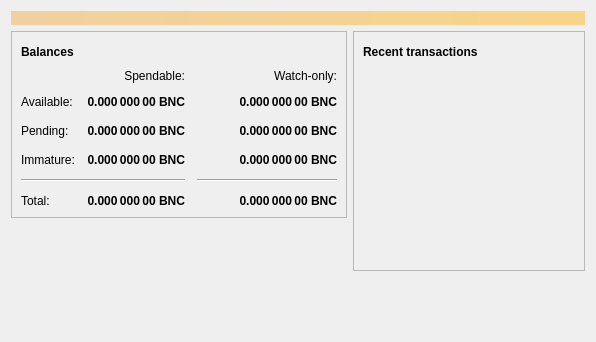
<?xml version="1.0" encoding="UTF-8"?>
<ui version="4.0">
 <class>OverviewPage</class>
 <widget class="QWidget" name="OverviewPage">
  <property name="geometry">
   <rect>
    <x>0</x>
    <y>0</y>
    <width>596</width>
    <height>342</height>
   </rect>
  </property>
  <property name="windowTitle">
   <string>Form</string>
  </property>
  <layout class="QVBoxLayout" name="topLayout">
   <item>
    <widget class="QLabel" name="labelAlerts">
     <property name="visible">
      <bool>false</bool>
     </property>
     <property name="styleSheet">
      <string notr="true">QLabel { background-color: qlineargradient(x1: 0, y1: 0, x2: 1, y2: 0, stop:0 #F0D0A0, stop:1 #F8D488); color:#000000; }</string>
     </property>
     <property name="wordWrap">
      <bool>true</bool>
     </property>
     <property name="margin">
      <number>3</number>
     </property>
     <property name="textInteractionFlags">
      <set>Qt::TextSelectableByMouse</set>
     </property>
    </widget>
   </item>
   <item>
    <layout class="QHBoxLayout" name="horizontalLayout" stretch="1,1">
     <item>
      <layout class="QVBoxLayout" name="verticalLayout_2">
       <item>
        <widget class="QFrame" name="frame">
         <property name="frameShape">
          <enum>QFrame::StyledPanel</enum>
         </property>
         <property name="frameShadow">
          <enum>QFrame::Raised</enum>
         </property>
         <layout class="QVBoxLayout" name="verticalLayout_4">
          <item>
           <layout class="QHBoxLayout" name="horizontalLayout_4">
            <item>
             <widget class="QLabel" name="label_5">
              <property name="font">
               <font>
                <weight>75</weight>
                <bold>true</bold>
               </font>
              </property>
              <property name="text">
               <string>Balances</string>
              </property>
             </widget>
            </item>
            <item>
             <widget class="QPushButton" name="labelWalletStatus">
              <property name="enabled">
               <bool>true</bool>
              </property>
              <property name="maximumSize">
               <size>
                <width>30</width>
                <height>16777215</height>
               </size>
              </property>
              <property name="toolTip">
               <string>The displayed information may be out of date. Your wallet automatically synchronizes with the BillionaerCoin network after a connection is established, but this process has not completed yet.</string>
              </property>
              <property name="text">
               <string/>
              </property>
              <property name="icon">
               <iconset resource="../bitcoin.qrc">
                <normaloff>:/icons/warning</normaloff>
                <disabledoff>:/icons/warning</disabledoff>:/icons/warning</iconset>
              </property>
              <property name="iconSize">
               <size>
                <width>24</width>
                <height>24</height>
               </size>
              </property>
              <property name="flat">
               <bool>true</bool>
              </property>
             </widget>
            </item>
            <item>
             <spacer name="horizontalSpacer_3">
              <property name="orientation">
               <enum>Qt::Horizontal</enum>
              </property>
              <property name="sizeHint" stdset="0">
               <size>
                <width>40</width>
                <height>20</height>
               </size>
              </property>
             </spacer>
            </item>
           </layout>
          </item>
          <item>
           <layout class="QGridLayout" name="gridLayout">
            <property name="spacing">
             <number>12</number>
            </property>
            <item row="2" column="2">
             <widget class="QLabel" name="labelWatchPending">
              <property name="font">
               <font>
                <weight>75</weight>
                <bold>true</bold>
               </font>
              </property>
              <property name="cursor">
               <cursorShape>IBeamCursor</cursorShape>
              </property>
              <property name="toolTip">
               <string>Unconfirmed transactions to watch-only addresses</string>
              </property>
              <property name="text">
               <string notr="true">0.000 000 00 BNC</string>
              </property>
              <property name="alignment">
               <set>Qt::AlignRight|Qt::AlignTrailing|Qt::AlignVCenter</set>
              </property>
              <property name="textInteractionFlags">
               <set>Qt::LinksAccessibleByMouse|Qt::TextSelectableByKeyboard|Qt::TextSelectableByMouse</set>
              </property>
             </widget>
            </item>
            <item row="2" column="1">
             <widget class="QLabel" name="labelUnconfirmed">
              <property name="font">
               <font>
                <weight>75</weight>
                <bold>true</bold>
               </font>
              </property>
              <property name="cursor">
               <cursorShape>IBeamCursor</cursorShape>
              </property>
              <property name="toolTip">
               <string>Total of transactions that have yet to be confirmed, and do not yet count toward the spendable balance</string>
              </property>
              <property name="text">
               <string notr="true">0.000 000 00 BNC</string>
              </property>
              <property name="alignment">
               <set>Qt::AlignRight|Qt::AlignTrailing|Qt::AlignVCenter</set>
              </property>
              <property name="textInteractionFlags">
               <set>Qt::LinksAccessibleByMouse|Qt::TextSelectableByKeyboard|Qt::TextSelectableByMouse</set>
              </property>
             </widget>
            </item>
            <item row="3" column="2">
             <widget class="QLabel" name="labelWatchImmature">
              <property name="font">
               <font>
                <weight>75</weight>
                <bold>true</bold>
               </font>
              </property>
              <property name="cursor">
               <cursorShape>IBeamCursor</cursorShape>
              </property>
              <property name="toolTip">
               <string>Mined balance in watch-only addresses that has not yet matured</string>
              </property>
              <property name="text">
               <string notr="true">0.000 000 00 BNC</string>
              </property>
              <property name="alignment">
               <set>Qt::AlignRight|Qt::AlignTrailing|Qt::AlignVCenter</set>
              </property>
              <property name="textInteractionFlags">
               <set>Qt::LinksAccessibleByMouse|Qt::TextSelectableByKeyboard|Qt::TextSelectableByMouse</set>
              </property>
             </widget>
            </item>
            <item row="4" column="0" colspan="2">
             <widget class="Line" name="line">
              <property name="orientation">
               <enum>Qt::Horizontal</enum>
              </property>
             </widget>
            </item>
            <item row="4" column="2">
             <widget class="Line" name="lineWatchBalance">
              <property name="sizePolicy">
               <sizepolicy hsizetype="Preferred" vsizetype="Fixed">
                <horstretch>0</horstretch>
                <verstretch>0</verstretch>
               </sizepolicy>
              </property>
              <property name="minimumSize">
               <size>
                <width>140</width>
                <height>0</height>
               </size>
              </property>
              <property name="orientation">
               <enum>Qt::Horizontal</enum>
              </property>
             </widget>
            </item>
            <item row="5" column="0">
             <widget class="QLabel" name="labelTotalText">
              <property name="text">
               <string>Total:</string>
              </property>
             </widget>
            </item>
            <item row="3" column="1">
             <widget class="QLabel" name="labelImmature">
              <property name="font">
               <font>
                <weight>75</weight>
                <bold>true</bold>
               </font>
              </property>
              <property name="cursor">
               <cursorShape>IBeamCursor</cursorShape>
              </property>
              <property name="toolTip">
               <string>Mined balance that has not yet matured</string>
              </property>
              <property name="text">
               <string notr="true">0.000 000 00 BNC</string>
              </property>
              <property name="alignment">
               <set>Qt::AlignRight|Qt::AlignTrailing|Qt::AlignVCenter</set>
              </property>
              <property name="textInteractionFlags">
               <set>Qt::LinksAccessibleByMouse|Qt::TextSelectableByKeyboard|Qt::TextSelectableByMouse</set>
              </property>
             </widget>
            </item>
            <item row="2" column="3">
             <spacer name="horizontalSpacer_2">
              <property name="orientation">
               <enum>Qt::Horizontal</enum>
              </property>
              <property name="sizeHint" stdset="0">
               <size>
                <width>40</width>
                <height>20</height>
               </size>
              </property>
             </spacer>
            </item>
            <item row="3" column="0">
             <widget class="QLabel" name="labelImmatureText">
              <property name="text">
               <string>Immature:</string>
              </property>
             </widget>
            </item>
            <item row="5" column="1">
             <widget class="QLabel" name="labelTotal">
              <property name="font">
               <font>
                <weight>75</weight>
                <bold>true</bold>
               </font>
              </property>
              <property name="cursor">
               <cursorShape>IBeamCursor</cursorShape>
              </property>
              <property name="toolTip">
               <string>Your current total balance</string>
              </property>
              <property name="text">
               <string notr="true">0.000 000 00 BNC</string>
              </property>
              <property name="alignment">
               <set>Qt::AlignRight|Qt::AlignTrailing|Qt::AlignVCenter</set>
              </property>
              <property name="textInteractionFlags">
               <set>Qt::LinksAccessibleByMouse|Qt::TextSelectableByKeyboard|Qt::TextSelectableByMouse</set>
              </property>
             </widget>
            </item>
            <item row="5" column="2">
             <widget class="QLabel" name="labelWatchTotal">
              <property name="font">
               <font>
                <weight>75</weight>
                <bold>true</bold>
               </font>
              </property>
              <property name="cursor">
               <cursorShape>IBeamCursor</cursorShape>
              </property>
              <property name="toolTip">
               <string>Current total balance in watch-only addresses</string>
              </property>
              <property name="text">
               <string notr="true">0.000 000 00 BNC</string>
              </property>
              <property name="alignment">
               <set>Qt::AlignRight|Qt::AlignTrailing|Qt::AlignVCenter</set>
              </property>
              <property name="textInteractionFlags">
               <set>Qt::LinksAccessibleByMouse|Qt::TextSelectableByKeyboard|Qt::TextSelectableByMouse</set>
              </property>
             </widget>
            </item>
            <item row="0" column="2">
             <widget class="QLabel" name="labelWatchonly">
              <property name="text">
               <string>Watch-only:</string>
              </property>
              <property name="alignment">
               <set>Qt::AlignRight|Qt::AlignTrailing|Qt::AlignVCenter</set>
              </property>
             </widget>
            </item>
            <item row="1" column="0">
             <widget class="QLabel" name="labelBalanceText">
              <property name="text">
               <string>Available:</string>
              </property>
             </widget>
            </item>
            <item row="1" column="1">
             <widget class="QLabel" name="labelBalance">
              <property name="font">
               <font>
                <weight>75</weight>
                <bold>true</bold>
               </font>
              </property>
              <property name="cursor">
               <cursorShape>IBeamCursor</cursorShape>
              </property>
              <property name="toolTip">
               <string>Your current spendable balance</string>
              </property>
              <property name="text">
               <string notr="true">0.000 000 00 BNC</string>
              </property>
              <property name="alignment">
               <set>Qt::AlignRight|Qt::AlignTrailing|Qt::AlignVCenter</set>
              </property>
              <property name="textInteractionFlags">
               <set>Qt::LinksAccessibleByMouse|Qt::TextSelectableByKeyboard|Qt::TextSelectableByMouse</set>
              </property>
             </widget>
            </item>
            <item row="1" column="2">
             <widget class="QLabel" name="labelWatchAvailable">
              <property name="font">
               <font>
                <weight>75</weight>
                <bold>true</bold>
               </font>
              </property>
              <property name="cursor">
               <cursorShape>IBeamCursor</cursorShape>
              </property>
              <property name="toolTip">
               <string>Your current balance in watch-only addresses</string>
              </property>
              <property name="text">
               <string notr="true">0.000 000 00 BNC</string>
              </property>
              <property name="alignment">
               <set>Qt::AlignRight|Qt::AlignTrailing|Qt::AlignVCenter</set>
              </property>
              <property name="textInteractionFlags">
               <set>Qt::LinksAccessibleByMouse|Qt::TextSelectableByKeyboard|Qt::TextSelectableByMouse</set>
              </property>
             </widget>
            </item>
            <item row="2" column="0">
             <widget class="QLabel" name="labelPendingText">
              <property name="text">
               <string>Pending:</string>
              </property>
             </widget>
            </item>
            <item row="0" column="1">
             <widget class="QLabel" name="labelSpendable">
              <property name="text">
               <string>Spendable:</string>
              </property>
              <property name="alignment">
               <set>Qt::AlignRight|Qt::AlignTrailing|Qt::AlignVCenter</set>
              </property>
             </widget>
            </item>
           </layout>
          </item>
         </layout>
        </widget>
       </item>
       <item>
        <spacer name="verticalSpacer">
         <property name="orientation">
          <enum>Qt::Vertical</enum>
         </property>
         <property name="sizeHint" stdset="0">
          <size>
           <width>20</width>
           <height>40</height>
          </size>
         </property>
        </spacer>
       </item>
      </layout>
     </item>
     <item>
      <layout class="QVBoxLayout" name="verticalLayout_3">
       <item>
        <widget class="QFrame" name="frame_2">
         <property name="frameShape">
          <enum>QFrame::StyledPanel</enum>
         </property>
         <property name="frameShadow">
          <enum>QFrame::Raised</enum>
         </property>
         <layout class="QVBoxLayout" name="verticalLayout">
          <item>
           <layout class="QHBoxLayout" name="horizontalLayout_2">
            <item>
             <widget class="QLabel" name="label_4">
              <property name="font">
               <font>
                <weight>75</weight>
                <bold>true</bold>
               </font>
              </property>
              <property name="text">
               <string>Recent transactions</string>
              </property>
             </widget>
            </item>
            <item>
             <widget class="QPushButton" name="labelTransactionsStatus">
              <property name="enabled">
               <bool>true</bool>
              </property>
              <property name="maximumSize">
               <size>
                <width>30</width>
                <height>16777215</height>
               </size>
              </property>
              <property name="toolTip">
               <string>The displayed information may be out of date. Your wallet automatically synchronizes with the BillionaerCoin network after a connection is established, but this process has not completed yet.</string>
              </property>
              <property name="text">
               <string/>
              </property>
              <property name="icon">
               <iconset resource="../bitcoin.qrc">
                <normaloff>:/icons/warning</normaloff>
                <disabledoff>:/icons/warning</disabledoff>:/icons/warning</iconset>
              </property>
              <property name="iconSize">
               <size>
                <width>24</width>
                <height>24</height>
               </size>
              </property>
              <property name="flat">
               <bool>true</bool>
              </property>
             </widget>
            </item>
            <item>
             <spacer name="horizontalSpacer">
              <property name="orientation">
               <enum>Qt::Horizontal</enum>
              </property>
              <property name="sizeHint" stdset="0">
               <size>
                <width>40</width>
                <height>20</height>
               </size>
              </property>
             </spacer>
            </item>
           </layout>
          </item>
          <item>
           <widget class="QListView" name="listTransactions">
            <property name="styleSheet">
             <string notr="true">QListView { background: transparent; }</string>
            </property>
            <property name="frameShape">
             <enum>QFrame::NoFrame</enum>
            </property>
            <property name="verticalScrollBarPolicy">
             <enum>Qt::ScrollBarAlwaysOff</enum>
            </property>
            <property name="horizontalScrollBarPolicy">
             <enum>Qt::ScrollBarAlwaysOff</enum>
            </property>
            <property name="selectionMode">
             <enum>QAbstractItemView::NoSelection</enum>
            </property>
           </widget>
          </item>
         </layout>
        </widget>
       </item>
       <item>
        <spacer name="verticalSpacer_2">
         <property name="orientation">
          <enum>Qt::Vertical</enum>
         </property>
         <property name="sizeHint" stdset="0">
          <size>
           <width>20</width>
           <height>40</height>
          </size>
         </property>
        </spacer>
       </item>
      </layout>
     </item>
    </layout>
   </item>
  </layout>
 </widget>
 <resources/>
 <connections/>
</ui>
